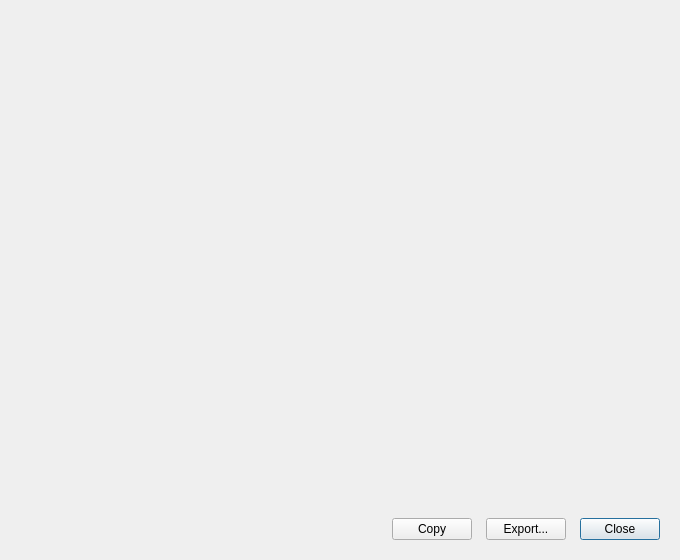
<?xml version="1.0" encoding="UTF-8"?>
<ui version="4.0">
 <class>CertificateDetailsDialog</class>
 <widget class="QDialog" name="CertificateDetailsDialog">
  <property name="geometry">
   <rect>
    <x>0</x>
    <y>0</y>
    <width>680</width>
     <height>560</height>
   </rect>
  </property>
  <property name="windowTitle">
   <string>Certificate Details</string>
  </property>
  <layout class="QVBoxLayout" name="mainLayout">
   <property name="spacing">
    <number>14</number>
   </property>
   <property name="leftMargin">
    <number>20</number>
   </property>
   <property name="topMargin">
    <number>20</number>
   </property>
   <property name="rightMargin">
    <number>20</number>
   </property>
   <property name="bottomMargin">
    <number>20</number>
   </property>
   <item>
    <widget class="CertificateDetailsWidget" name="detailsWidget" native="true"/>
   </item>
   <item>
    <layout class="QHBoxLayout" name="buttonLayout">
     <item>
      <spacer name="buttonSpacer">
       <property name="orientation">
        <enum>Qt::Horizontal</enum>
       </property>
       <property name="sizeHint" stdset="0">
        <size>
         <width>40</width>
         <height>20</height>
        </size>
       </property>
      </spacer>
     </item>
     <item>
      <widget class="ThemedPushButton" name="copyButton">
       <property name="text">
        <string>Copy</string>
       </property>
       <property name="iconName" stdset="0">
        <string notr="true">copy</string>
       </property>
      </widget>
     </item>
     <item>
      <widget class="ThemedPushButton" name="exportButton">
       <property name="text">
        <string>Export...</string>
       </property>
       <property name="iconName" stdset="0">
        <string notr="true">export</string>
       </property>
      </widget>
     </item>
     <item>
      <widget class="ColoredPushButton" name="closeButton">
       <property name="text">
        <string>Close</string>
       </property>
       <property name="default">
        <bool>true</bool>
       </property>
      </widget>
     </item>
    </layout>
   </item>
  </layout>
 </widget>
 <customwidgets>
  <customwidget>
   <class>CertificateDetailsWidget</class>
   <extends>QWidget</extends>
   <header>widgets/certificatedetailswidget.h</header>
  </customwidget>
  <customwidget>
   <class>ThemedPushButton</class>
   <extends>QPushButton</extends>
   <header>widgets/themedpushbutton.h</header>
  </customwidget>
  <customwidget>
   <class>ColoredPushButton</class>
   <extends>QPushButton</extends>
   <header>widgets/coloredpushbutton.h</header>
  </customwidget>
 </customwidgets>
 <resources/>
 <connections/>
</ui>
